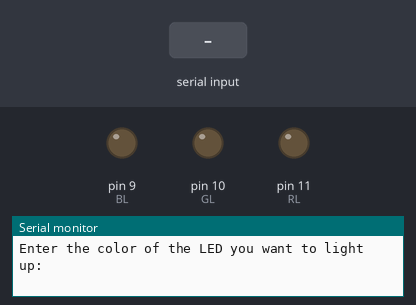
This sketch was run on a simulated Arduino Uno, built with avr-gcc and run on an emulated ATmega328P. Shown: output pins drawn as LEDs (lit = HIGH), the last lines printed to the serial monitor. The inputs (shaded band) are chosen by the test bench.

Above: at 1.2 s.
1.3 s: "red" received over Serial
At 2.6 s:
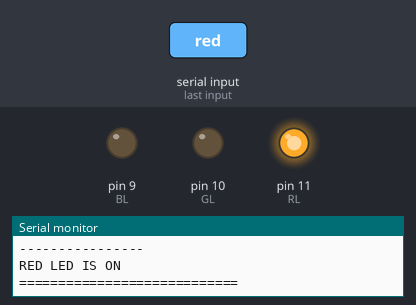
3.8 s: "green" received over Serial
At 6.1 s:
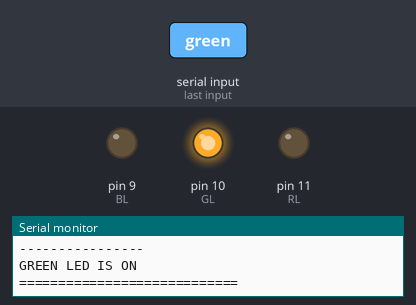
6.8 s: "blue" received over Serial
At 9.5 s:
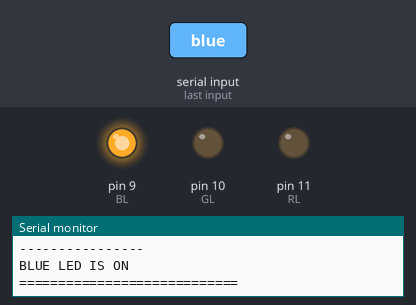
9.8 s: "RED" received over Serial
At 11.9 s:
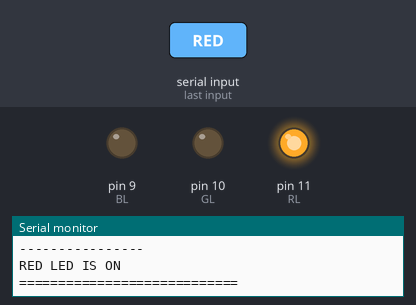
12.8 s: "GREEN" received over Serial
At 15.5 s:
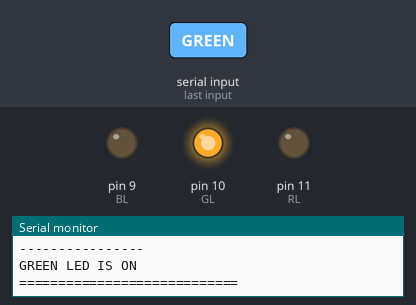
Timing chart, 0 to 16.8 s (numbered marks = the images above; inputs shaded):
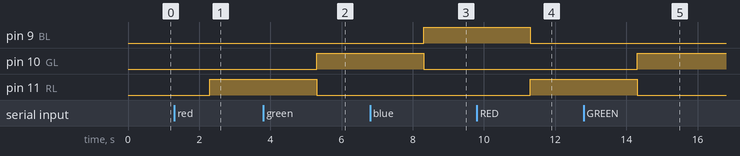

The sketch:

sketch_sep15b11.ino
```cpp
int BL=9;
int GL=10;
int RL=11;
const int LedPins[]={BL,GL,RL};
const int LedNum=3;
String Color;
String msg1="Enter the color of the LED you want to light up: ";
String msg2="Hell0, ";
String msg3=" welcome to Arduino!";
const int Space=1;
const int Wait=2000;
void setup() {
  for(int i=0;i<LedNum;i++){
    pinMode(LedPins[i],OUTPUT);
  }
  Serial.begin(9600);

}

void loop() {
  for(int i=0;i<Space;i++){
    Serial.println("");
    }

  Serial.println(msg1);
  while (Serial.available()==0){}
  Color=Serial.readString();
  if (Color=="red"||Color=="RED"){
    digitalWrite(RL,HIGH);
    digitalWrite(GL,LOW);
    digitalWrite(BL,LOW);
    Serial.println("----------------");
    Serial.println("RED LED IS ON ");
    Serial.print("============================");

  }

  if (Color=="green"||Color=="GREEN"){
    digitalWrite(RL,LOW);
    digitalWrite(GL,HIGH);
    digitalWrite(BL,LOW);
    Serial.println("----------------");
    Serial.println("GREEN LED IS ON ");
    Serial.print("============================");
  }

  if (Color=="blue"||Color=="BLUE"){
    digitalWrite(RL,LOW);
    digitalWrite(GL,LOW);
    digitalWrite(BL,HIGH);
    Serial.println("----------------");
    Serial.println("BLUE LED IS ON ");
    Serial.print("============================");

  }

  if (Color=="off"||Color=="OFF"){
    digitalWrite(RL,LOW);
    digitalWrite(GL,LOW);
    digitalWrite(BL,LOW);
    Serial.println("----------------");
    Serial.println("ALL LEDS ARE OFF ");
    Serial.print("============================");

  }


  delay(Wait);
}
```

Measured:
- after the input at 1.3 s, pin 11 (RL): LOW → HIGH after 1.0 s
- after the input at 3.8 s, pin 10 (GL): LOW → HIGH after 1.5 s; pin 11 (RL): HIGH → LOW after 1.5 s
- after the input at 6.8 s, pin 9 (BL): LOW → HIGH after 1.5 s; pin 10 (GL): HIGH → LOW after 1.5 s
- after the input at 9.8 s, pin 9 (BL): HIGH → LOW after 1.5 s; pin 11 (RL): LOW → HIGH after 1.5 s
- after the input at 12.8 s, pin 10 (GL): LOW → HIGH after 1.5 s; pin 11 (RL): HIGH → LOW after 1.5 s
